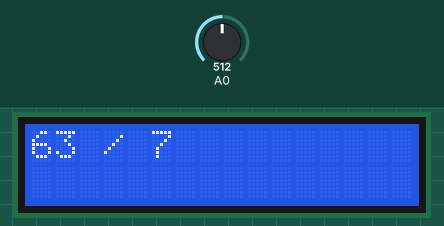
Bench run of a sketch on a simulated Arduino Uno, built with avr-gcc and run on an emulated ATmega328P. On the bench: 16×2 character LCD. The inputs (shaded band) are chosen by the test bench; at power-on: A0 = 512. Random numbers use the default seed unless the sketch sets one.

Above: at 2.2 s.
2.3 s: A0 set to 217
At 12.1 s:
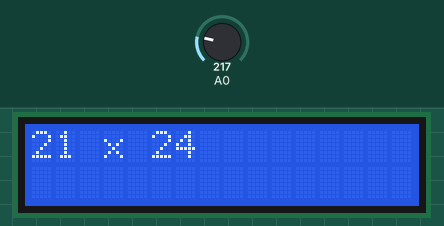
12.5 s: A0 set to 186
At 22.4 s:
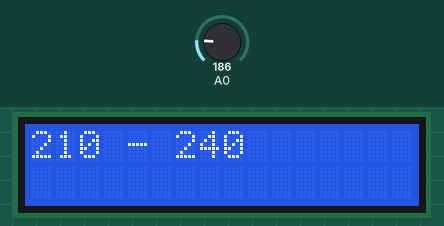
26.5 s: A0 set to 591
At 36.5 s:
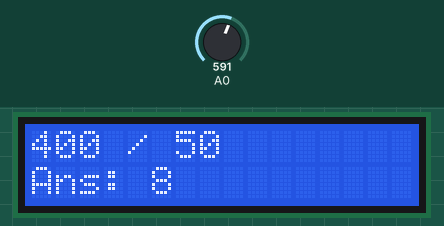
37.5 s: A0 set to 609
47.5 s: A0 set to 50
At 48.1 s:
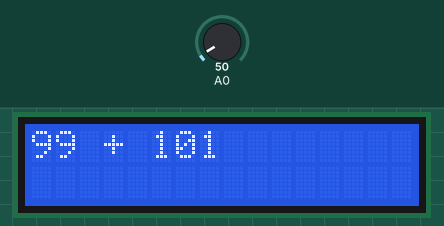
61.0 s: A0 set to 810
At 66.2 s:
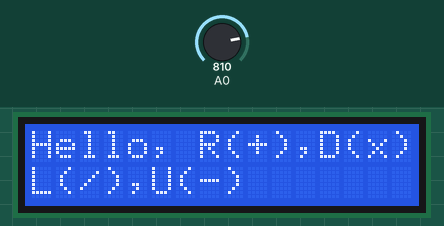
Timing chart, 0 to 67.7 s (numbered marks = the images above; inputs shaded):
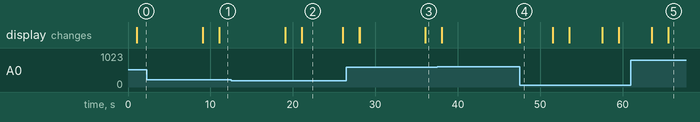

The sketch:

LCD_Shieldd_Simple_Code.ino
```cpp
#include <LiquidCrystal.h>
#include <LCDKeypad.h>

#include <stdlib.h>
#include <time.h>

LiquidCrystal lcd(8, 9, 4, 5, 6, 7);

void setup() {
 lcd.begin(16, 2);
 lcd.clear();
 lcd.setCursor(0,0);
 delay(1000);
}

void loop() {
  Serial.begin(9600);
  //Initalizing
  int x;
  int a1;
  int a2;
  int a3;
  int r;

  x = analogRead(0);
  lcd.setCursor(0,0);

//Creating the sum, depending on the button pressed
  if (x < 60){
    lcd.clear();
    a1 = rand() % 250 + 0;
    a2 = rand() % 250 + 0;
    lcd.print(a1);
    lcd.print(" + ");
    lcd.print(a2);
    delay(4000);
    lcd.setCursor(0,1);
    lcd.print("Ans: ");
    a3 = a1 + a2;
    lcd.print(a3);
    delay(2000);
    lcd.clear();
  }
  else if (x < 200){
    lcd.clear();
    a1 = rand() % 250 + 0;
    a2 = rand() % 250 + 0;
    lcd.print(a1);
    lcd.print(" - ");
    lcd.print(a2);
    delay(5000);
    lcd.setCursor(0,1);
    lcd.print("Ans: ");
    a3 = a1 - a2;
    lcd.print(a3);
    delay(2000);
    lcd.clear();
  }
  else if (x < 400){
    lcd.clear();
    a1 = rand() % 30 + 0;
    a2 = rand() % 30 + 0;
    lcd.print(a1);
    lcd.print(" x ");
    lcd.print(a2);
    delay(8000);
    lcd.setCursor(0,1);
    lcd.print("Ans: ");
    a3 = a1*a2;
    lcd.print(a3);
    delay(2000);
    lcd.clear();
  }
  else if (x < 600){
    lcd.clear();
    a1 = rand() % 150 + 0;
    a2 = (rand() % 10 + 0);
    a2 = a2*a1;
    lcd.print(a2);
    lcd.print(" / ");
    lcd.print(a1);
    delay(8000);
    lcd.setCursor(0,1);
    lcd.print("Ans: ");
    lcd.print(a2/a1);
    delay(2000);
    lcd.clear();
  }


  if (800< x ){
    lcd.print("Hello, R(+),D(x)");
    lcd.setCursor(0,1);
    lcd.print("L(/),U(-)");
  }
}
```

Measured:
- the behaviour switches between 200 and 199 on A0 (found by bisection; images 1 and 2)
- after the input at 47.5 s, the display: changes at once (image 4)
- what the display in image 2 shows lasts 5.0 s, from 21.1 s to 26.1 s
- what the display in image 4 shows lasts 4.0 s, from 47.5 s to 51.5 s
